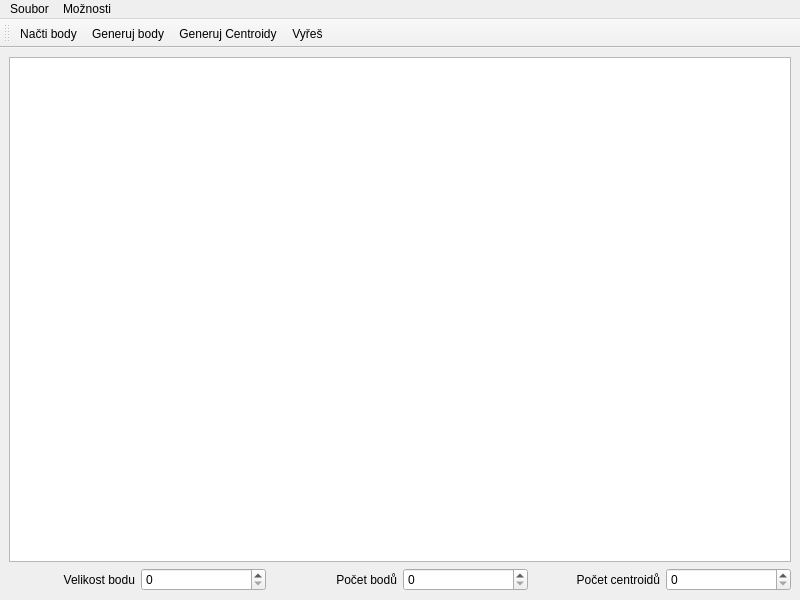
<?xml version="1.0" encoding="UTF-8"?>
<ui version="4.0">
 <class>MainWindow</class>
 <widget class="QMainWindow" name="MainWindow">
  <property name="geometry">
   <rect>
    <x>0</x>
    <y>0</y>
    <width>800</width>
    <height>600</height>
   </rect>
  </property>
  <property name="windowTitle">
   <string>MainWindow</string>
  </property>
  <widget class="QWidget" name="centralwidget">
   <layout class="QVBoxLayout" name="verticalLayout">
    <item>
     <widget class="QGraphicsView" name="graphicsView"/>
    </item>
    <item>
     <layout class="QHBoxLayout" name="horizontalLayout_3">
      <item>
       <layout class="QHBoxLayout" name="horizontalLayout_4">
        <item>
         <widget class="QLabel" name="label_3">
          <property name="text">
           <string>Velikost bodu</string>
          </property>
          <property name="alignment">
           <set>Qt::AlignRight|Qt::AlignTrailing|Qt::AlignVCenter</set>
          </property>
         </widget>
        </item>
        <item>
         <widget class="QSpinBox" name="spSize"/>
        </item>
       </layout>
      </item>
      <item>
       <layout class="QHBoxLayout" name="horizontalLayout">
        <item>
         <widget class="QLabel" name="label">
          <property name="layoutDirection">
           <enum>Qt::LeftToRight</enum>
          </property>
          <property name="text">
           <string>Počet bodů</string>
          </property>
          <property name="alignment">
           <set>Qt::AlignRight|Qt::AlignTrailing|Qt::AlignVCenter</set>
          </property>
         </widget>
        </item>
        <item>
         <widget class="QSpinBox" name="spPoints">
          <property name="maximum">
           <number>200</number>
          </property>
         </widget>
        </item>
       </layout>
      </item>
      <item>
       <layout class="QHBoxLayout" name="horizontalLayout_2">
        <item>
         <widget class="QLabel" name="label_2">
          <property name="text">
           <string>Počet centroidů</string>
          </property>
          <property name="alignment">
           <set>Qt::AlignRight|Qt::AlignTrailing|Qt::AlignVCenter</set>
          </property>
         </widget>
        </item>
        <item>
         <widget class="QSpinBox" name="spCentroids"/>
        </item>
       </layout>
      </item>
     </layout>
    </item>
   </layout>
  </widget>
  <widget class="QMenuBar" name="menubar">
   <property name="geometry">
    <rect>
     <x>0</x>
     <y>0</y>
     <width>800</width>
     <height>22</height>
    </rect>
   </property>
   <widget class="QMenu" name="menuFile">
    <property name="title">
     <string>Soubor</string>
    </property>
    <addaction name="actionNacti_body"/>
   </widget>
   <widget class="QMenu" name="menuMo_nosti">
    <property name="title">
     <string>Možnosti</string>
    </property>
    <addaction name="actionGeneruj_body"/>
    <addaction name="actionGeneruj_Centroidy"/>
    <addaction name="separator"/>
    <addaction name="actionVyres"/>
   </widget>
   <addaction name="menuFile"/>
   <addaction name="menuMo_nosti"/>
  </widget>
  <widget class="QToolBar" name="toolBar">
   <property name="windowTitle">
    <string>toolBar</string>
   </property>
   <attribute name="toolBarArea">
    <enum>TopToolBarArea</enum>
   </attribute>
   <attribute name="toolBarBreak">
    <bool>false</bool>
   </attribute>
   <addaction name="actionNacti_body"/>
   <addaction name="actionGeneruj_body"/>
   <addaction name="actionGeneruj_Centroidy"/>
   <addaction name="actionVyres"/>
  </widget>
  <action name="actionNacti_body">
   <property name="text">
    <string>Načti body</string>
   </property>
  </action>
  <action name="actionGeneruj_body">
   <property name="text">
    <string>Generuj body</string>
   </property>
  </action>
  <action name="actionVyres">
   <property name="text">
    <string>Vyřeš</string>
   </property>
  </action>
  <action name="actionGeneruj_Centroidy">
   <property name="text">
    <string>Generuj Centroidy</string>
   </property>
  </action>
 </widget>
 <resources/>
 <connections/>
</ui>
